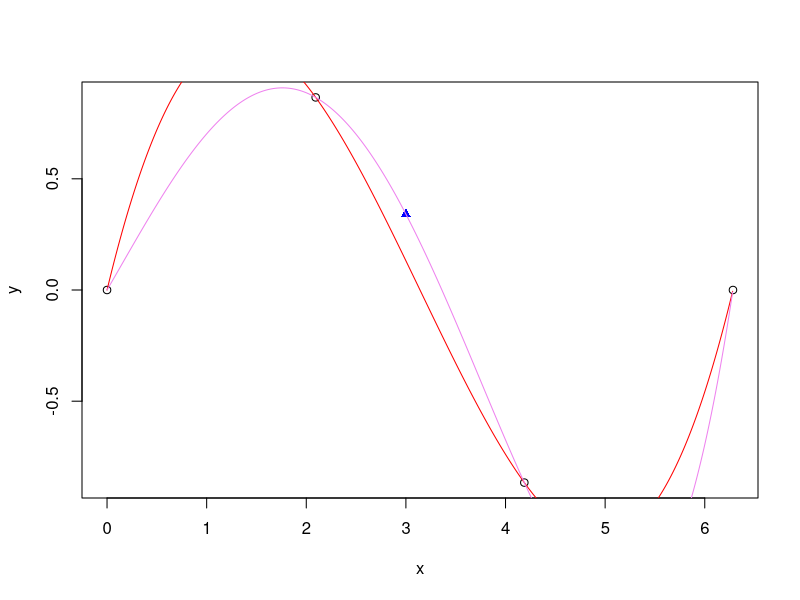
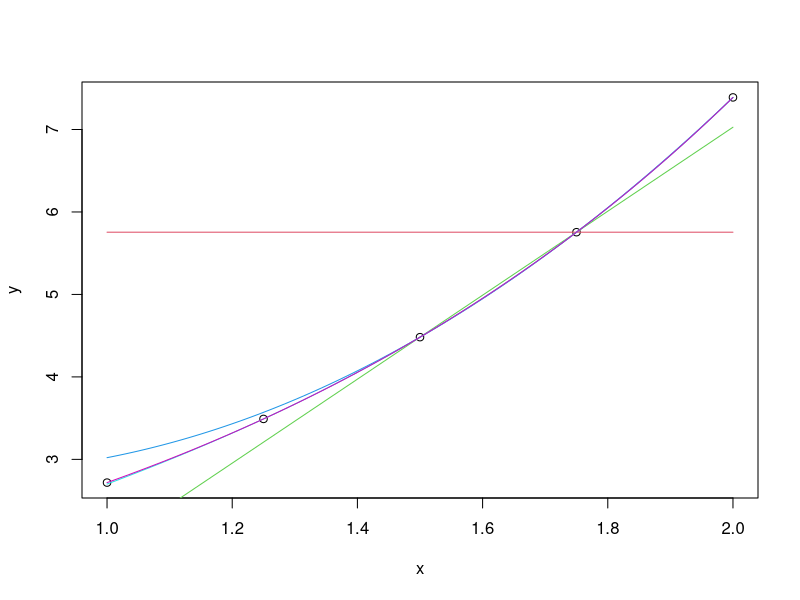

These charts were generated, in order, by the following R code:
NewtonPolynomialCoefs <- function(x, y){
  N <- length(x)
  a <- y
  if(N == 1) return(a)
  a[2] <- (y[2]-y[1])/(x[2]-x[1])
  if(N == 2) return(a)
  for(i in 3:N){
    suma <- y[i]
    soucin <- 1
    for(j in 1:(i-1)){
      suma <- suma - a[j]*soucin
      soucin <- soucin*(x[i]-x[j])
    }
    a[i] <- suma/soucin
  }
  return(a)
}
NewtonPolynomialCoef <- function(x, y, a, i){
  N <- length(x)
  if(i == 1) return(y[1])
  if(i == 2) return((y[2]-y[1])/(x[2]-x[1]))
  suma <- y[i]
  soucin <- 1
  for(j in 1:(i-1)){
    suma <- suma - a[j]*soucin
    soucin <- soucin*(x[i]-x[j])
  }
  return(suma/soucin)
}
NewtonPolynomialValues <- function(a, x, t){
  N <- length(a)
  y <- rep(a[N], length(t))
  if(N > 1){
    for(i in (N-1):1) y <- y*(t-x[i])+a[i]
  }
  return(y)
}

N <- 4
x <- seq(0, 2*pi, length.out = N)
y <- sin(x)
# y <- exp(x)
plot(x, y)
t <- seq(0, 2*pi, 0.01)
a <- NewtonPolynomialCoefs(x, y)
z <- NewtonPolynomialValues(a, x, t)
lines(t, z, col='red')

N <- N + 1
x <- c(x, 3)
y <- sin(x)
y[N] <- y[N]+0.2
points(x[N], y[N], col='blue', pch=17)

a <- c(a, NewtonPolynomialCoef(x, y, a, N))
z <- NewtonPolynomialValues(a, x, t)
lines(t, z, col='violet')

# DalĹˇĂ test
xod <- 1
xdo <- 2

N <- 5
x <- sample(seq(xod, xdo, length.out = N))
y <- exp(x)
plot(x, y)

t <- seq(xod, xdo, 0.01)
a <- NULL
for(i in 1:N){
  a <- c(a, NewtonPolynomialCoef(x, y, a, i))
  z <- NewtonPolynomialValues(a, x, t)
  lines(t, z, col=i+1)
}

# Gauss-Seidel
N <- 10
x <- runif(N, -1, 1)
A <- matrix(runif(N*N), N)
diag(A) <- 100*diag(A)
b <- A %*% x

print(x)
print(solve(A, b))

Jacobi <- function(A, b){
  N <- length(b)
  Drec <- 1/diag(A)
  diag(A) <- 0
  x <- rep(0, N)
  for(i in 1:10) x <- (b-A%*%x)*Drec
  return(x)
}
print(Jacobi)

print(Jacobi(A, b) - solve(A, b))